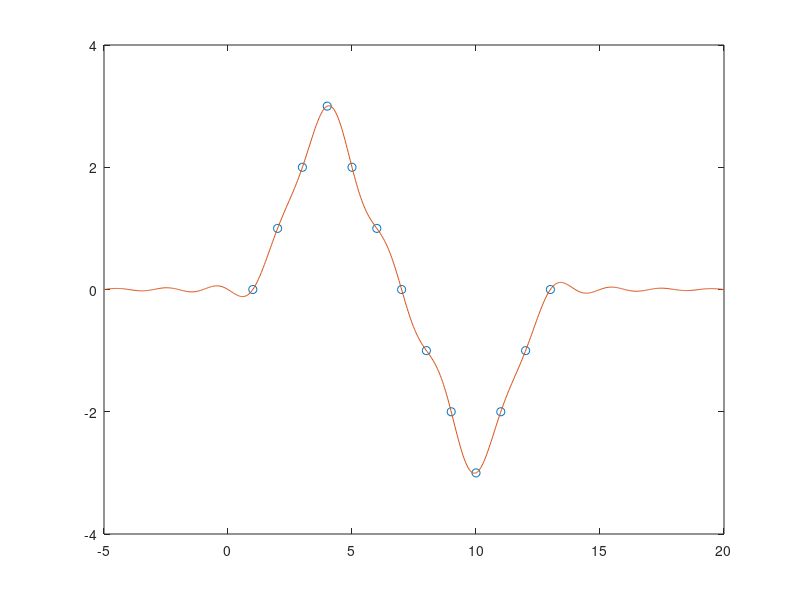

This figure's MATLAB source:
randn('state',0);
t=(1:13)';
x=[0 1 2 3 2 1 0 -1 -2 -3 -2 -1 -0]';
ts=linspace(-5,20,600)';
y=sinc(ts(:,ones(size(t)))-t(:,ones(size(ts)))')*x;
plot(t,x,'o',ts,y)